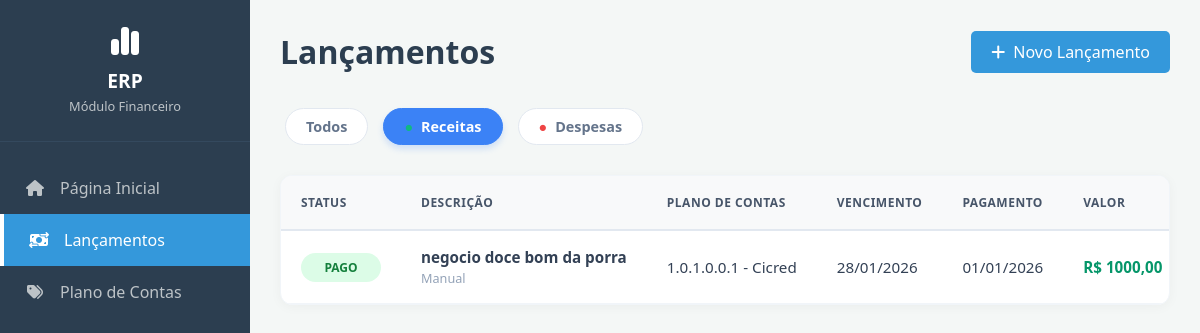
Page /lancamentos/?tipo=receitas on the committed database.
### financeiro/models.py (models this page shows, shortened)
class Lancamento(models.Model):
    TIPO_LANCAMENTO_CHOICES = [
        ('CREDITO', 'Crédito (Receber)'),
        ('DEBITO', 'Débito (Pagar)'),
    ]
    STATUS_CHOICES = [
        ('ABERTO', 'Aberto'),
        ('PAGO', 'Pago'),
        ('CANCELADO', 'Cancelado'),
    ]
    ORIGEM_CHOICES = [
        ('VENDAS', 'Vendas'),
        ('COMPRAS', 'Compras'),
        ('MANUAL', 'Manual'),
    ]
    descricao = models.CharField(max_length=255)
    valor = models.DecimalField(max_digits=10, decimal_places=2)
    tipo = models.CharField(max_length=10, choices=TIPO_LANCAMENTO_CHOICES, blank=True, null=True)
    data_vencimento = models.DateField()
    data_pagamento = models.DateField(blank=True, null=True)
    status = models.CharField(max_length=20, choices=STATUS_CHOICES, default='ABERTO')
    plano_conta = models.ForeignKey(
        PlanoContas,
        on_delete=models.PROTECT,
        null=True, blank=True
    )
    cliente = models.ForeignKey(
        Cliente,
        on_delete=models.SET_NULL,
        null=True, blank=True
    )
    fornecedor = models.ForeignKey(
        Fornecedor,
        on_delete=models.SET_NULL,
        null=True, blank=True
    )
    origem_modulo = models.CharField(max_length=50, choices=ORIGEM_CHOICES, blank=True, null=True)
    origem_id = models.IntegerField(blank=True, null=True)
    created_at = models.DateTimeField(auto_now_add=True)
    class Meta:
        db_table = 'financeiro_lancamentos' # Correção aqui
        verbose_name = "Lançamento"
        verbose_name_plural = "Lançamentos"
        ordering = ['data_vencimento']

class PlanoContas(models.Model):
    TIPO_CHOICES = [
        ('RECEITA', 'Receita'),
        ('DESPESA', 'Despesa'),
    ]
    codigo = models.CharField(max_length=20)
    nome = models.CharField(max_length=100)
    tipo = models.CharField(max_length=10, choices=TIPO_CHOICES, blank=True, null=True)
    ativo = models.BooleanField(default=True)
    class Meta:
        db_table = 'financeiro_plano_contas' # Correção aqui
        verbose_name = "Plano de Contas"
        verbose_name_plural = "Planos de Contas"

### financeiro/views.py (the view)
# urls.py: path('lancamentos/', views.lanca_view, name='lancamentos'),
def lanca_view(request):
    dados = Lancamento.objects.all().order_by('-data_vencimento')
    filtro_tipo = request.GET.get('tipo')
    if filtro_tipo == 'receitas':
        dados = dados.filter(tipo='CREDITO')
    elif filtro_tipo == 'despesas':
        dados = dados.filter(tipo='DEBITO')
    return render(request, 'lancamentos.html', {
        'lancamentos': dados
    })

### financeiro/templates/lancamentos.html (shortened to what this page needs)
{% load static %}
<!DOCTYPE html>
<html lang="pt-br">
<head>
    <link rel="stylesheet" href="{% static 'css/style.css' %}">
    <link rel="stylesheet" href="{% static 'css/lancamentos.css' %}">
    <link rel="stylesheet" href="https://cdnjs.cloudflare.com/ajax/libs/font-awesome/6.4.0/css/all.min.css">
</head>
<body>
    <nav class="sidebar">
        <div class="sidebar-header">
            <i class="fa-solid fa-chart-simple"></i>
            <span>ERP</span>
            <small>Módulo Financeiro</small>
        </div>
        <ul class="menu-list">
            <li class="{% if request.resolver_match.url_name == 'home' %}active{% endif %}">
                <a href="{% url 'home' %}"><i class="fa-solid fa-house"></i> Página Inicial </a>
            </li>
            <li class="{% if request.resolver_match.url_name == 'lancamentos' %}active{% endif %}">
                <a href="{% url 'lancamentos' %}"><i class="fa-solid fa-money-bill-transfer"></i> Lançamentos</a>
            </li>
            <li class="{% if request.resolver_match.url_name == 'categorias' %}active{% endif %}">
                <a href="{% url 'categorias' %}"><i class="fa-solid fa-tags"></i> Plano de Contas</a>
            </li>
        </ul>
    </nav>
    <main class="main-content">
        <header>
            <h1>Lançamentos</h1>
            <a href="/admin/financeiro/lancamento/add/" class="btn-primary" style="text-decoration: none;">
                <i class="fa-solid fa-plus"></i> Novo Lançamento
            </a>
        </header>
       <div class="filters-bar">
    <a href="{% url 'lancamentos' %}"
       class="btn-filter {% if not request.GET.tipo %}active{% endif %}"
       style="text-decoration: none;">
       Todos
    </a>
    <a href="?tipo=receitas"
       class="btn-filter {% if request.GET.tipo == 'receitas' %}active{% endif %}"
       style="text-decoration: none;">
       <span style="color: #10b981;">●</span> Receitas
    </a>
    <a href="?tipo=despesas"
       class="btn-filter {% if request.GET.tipo == 'despesas' %}active{% endif %}"
       style="text-decoration: none;">
       <span style="color: #ef4444;">●</span> Despesas
    </a>
</div>
        <div class="lancamentos-table-container">
            <div class="table-responsive">
                <table class="table-lancamentos">
                    <thead>
                        <tr>
                            <th>Status</th>
                            <th>Descrição</th>
                            <th>Plano de Contas</th>
                            <th>Vencimento</th>
                            <th>Pagamento</th>
                            <th>Valor</th>
                        </tr>
                    </thead>
                    <tbody>
                        {% for item in lancamentos %}
                        <tr>
                            <td>
                                {% if item.status == 'PAGO' %}
                                    <span class="status-badge status-pago">Pago</span>
                                {% elif item.status == 'CANCELADO' %}
                                    <span class="status-badge" style="background:#94a3b8; color:white;">Cancelado</span>
                                {% else %}
                                    {% now "Y-m-d" as hoje %} {% if item.data_vencimento|date:"Y-m-d" < hoje and item.tipo == 'DEBITO' %}
                                        <span class="status-badge" style="background:#fee2e2; color:#ef4444;">Vencido</span>
                                    {% else %}
                                        <span class="status-badge status-pendente">Aberto</span>
                                    {% endif %}
                                {% endif %}
                            </td>
                            <td>
                                <strong>{{ item.descricao }}</strong>
                                <br>
                                <small style="color: #94a3b8;">
                                    {% if item.origem_modulo %}
                                        Origem: {{ item.get_origem_modulo_display }}
                                    {% else %}
                                        Manual
                                    {% endif %}
                                </small>
                            </td>
                            <td>
                                {% if item.plano_conta %}
                                    {{ item.plano_conta.codigo }} - {{ item.plano_conta.nome }}
                                {% else %}
                                    -
                                {% endif %}
                            </td>
                            <td>{{ item.data_vencimento|date:"d/m/Y" }}</td>
                            <td>{{ item.data_pagamento|date:"d/m/Y"|default:"-" }}</td>
                            <td>
                                {% if item.tipo == 'CREDITO' %}
                                    <span class="valor-receita">R$ {{ item.valor|floatformat:2 }}</span>
                                {% else %}
                                    <span class="valor-despesa">- R$ {{ item.valor|floatformat:2 }}</span>
                                {% endif %}
                            </td>
                        </tr>
                        {% empty %}
                        <tr>
                            <td colspan="7" style="text-align: center; padding: 40px; color: #64748b;">
                                Nenhum lançamento encontrado.
                            </td>
                        </tr>
                        {% endfor %}
                    </tbody>
                </table>
            </div>
        </div>
    </main>
</body>
</html>

### financeiro/static/css/style.css (style rules this page uses)
* { margin: 0; padding: 0; box-sizing: border-box; font-family: 'Segoe UI', sans-serif; }
body { display: flex; height: 100vh; background-color: #f4f7f6; overflow: hidden; }
.sidebar { width: 250px; background-color: #2c3e50; color: white; display: flex; flex-direction: column; flex-shrink: 0; }
.sidebar-header { padding: 25px; text-align: center; border-bottom: 1px solid #34495e; }
.sidebar-header i { font-size: 2rem; margin-bottom: 10px; display: block; }
.sidebar-header span { font-weight: bold; font-size: 1.2rem; display: block; }
.sidebar-header small { color: #bdc3c7; font-size: 0.8rem; }
.menu-list { list-style: none; margin-top: 20px; }
.menu-list a { display: flex; align-items: center; padding: 15px 25px; color: #bdc3c7; text-decoration: none; transition: 0.3s; }
.menu-list a i { margin-right: 15px; width: 20px; text-align: center; }
.menu-list .active a, .menu-list a:hover { background-color: #3498db; color: white; border-left: 4px solid white; }
.main-content { flex: 1; padding: 30px; overflow-y: auto; }
header { display: flex; justify-content: space-between; align-items: center; margin-bottom: 30px; }
header h1 { color: #2c3e50; }
.btn-primary { background-color: #3498db; color: white; border: none; padding: 10px 20px; border-radius: 5px; cursor: pointer; display: flex; gap: 8px; align-items: center; }
table { width: 100%; border-collapse: collapse; }
th { text-align: left; padding: 15px; color: #7f8c8d; border-bottom: 2px solid #ecf0f1; font-size: 0.9rem; }
td { padding: 15px; border-bottom: 1px solid #ecf0f1; color: #2c3e50; }
.table-responsive { width: 100%; overflow-x: auto; }
table { width: 100%; border-collapse: collapse; white-space: nowrap; }
thead tr { background-color: #f8f9fa; text-align: left; }
th { padding: 15px 20px; color: #64748b; font-weight: 600; font-size: 0.85rem; text-transform: uppercase; letter-spacing: 0.5px; border-bottom: 2px solid #e2e8f0; }
td { padding: 15px 20px; color: #334155; font-size: 0.95rem; border-bottom: 1px solid #f1f5f9; vertical-align: middle; }
.valor-receita { color: #10b981; font-weight: bold; }

### financeiro/static/css/lancamentos.css (style rules this page uses)
.filters-bar { display: flex; gap: 15px; margin-bottom: 25px; padding: 5px; }
.btn-filter { background-color: white; border: 1px solid #e2e8f0; color: #64748b; padding: 8px 20px; border-radius: 20px; cursor: pointer; font-weight: 600; font-size: 0.9rem; transition: all 0.3s ease; display: flex; align-items: center; gap: 8px; }
.btn-filter.active { background-color: #3b82f6; color: white; border-color: #3b82f6; box-shadow: 0 4px 6px rgba(59, 130, 246, 0.2); }
.lancamentos-table-container { background: white; border-radius: 12px; box-shadow: 0 2px 12px rgba(0, 0, 0, 0.04); overflow: hidden; border: 1px solid #f1f5f9; }
.table-responsive { width: 100%; overflow-x: auto; }
.table-lancamentos { width: 100%; border-collapse: collapse; font-size: 0.95rem; }
.table-lancamentos thead { background-color: #f8fafc; border-bottom: 2px solid #e2e8f0; }
.table-lancamentos th { text-align: left; padding: 18px 20px; color: #475569; font-weight: 700; text-transform: uppercase; font-size: 0.75rem; letter-spacing: 0.5px; }
.table-lancamentos td { padding: 16px 20px; border-bottom: 1px solid #f1f5f9; color: #334155; vertical-align: middle; }
.status-badge { padding: 6px 12px; border-radius: 30px; font-size: 0.75rem; font-weight: 700; text-transform: uppercase; display: inline-block; min-width: 80px; text-align: center; }
.status-pago { background-color: #dcfce7; color: #15803d; }
.valor-receita { color: #059669; font-weight: 700; }

### rows in the picture
Lancamento: status "PAGO", descricao "negocio doce bom da porra", shows "Manual", plano_conta.codigo "1.0.1.0.0.1", plano_conta.nome "Cicred", data_vencimento "28/01/2026", data_pagamento "01/01/2026", valor "1000,00"
